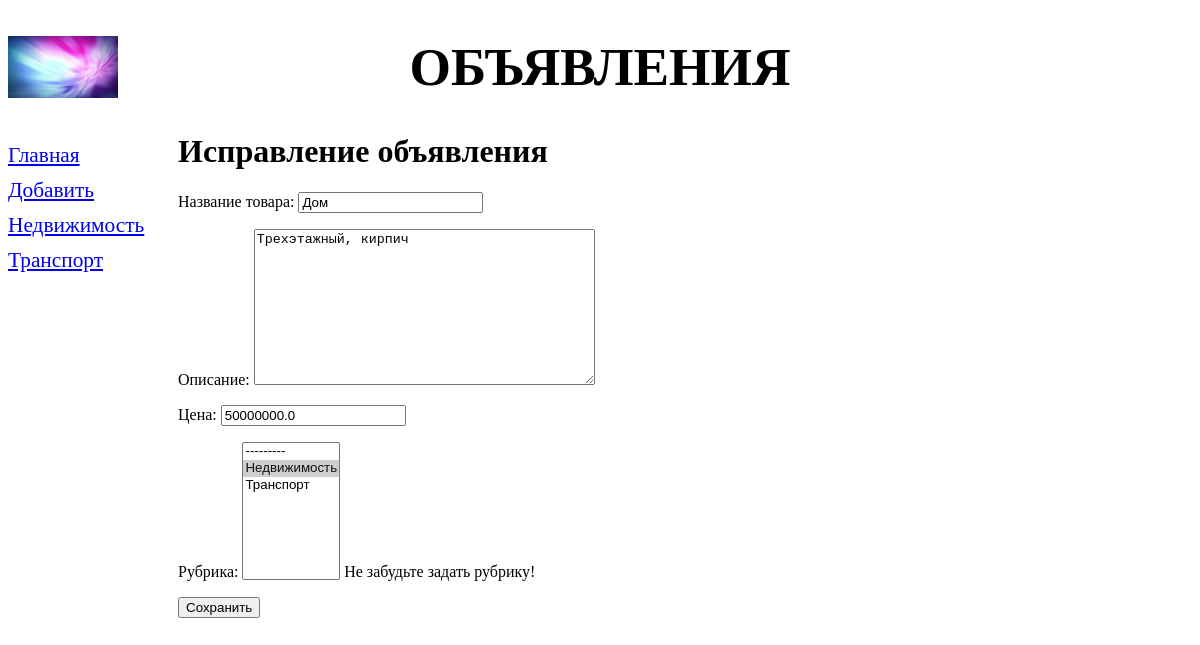
Page /bboard/edit/3/ on the earlier database version.
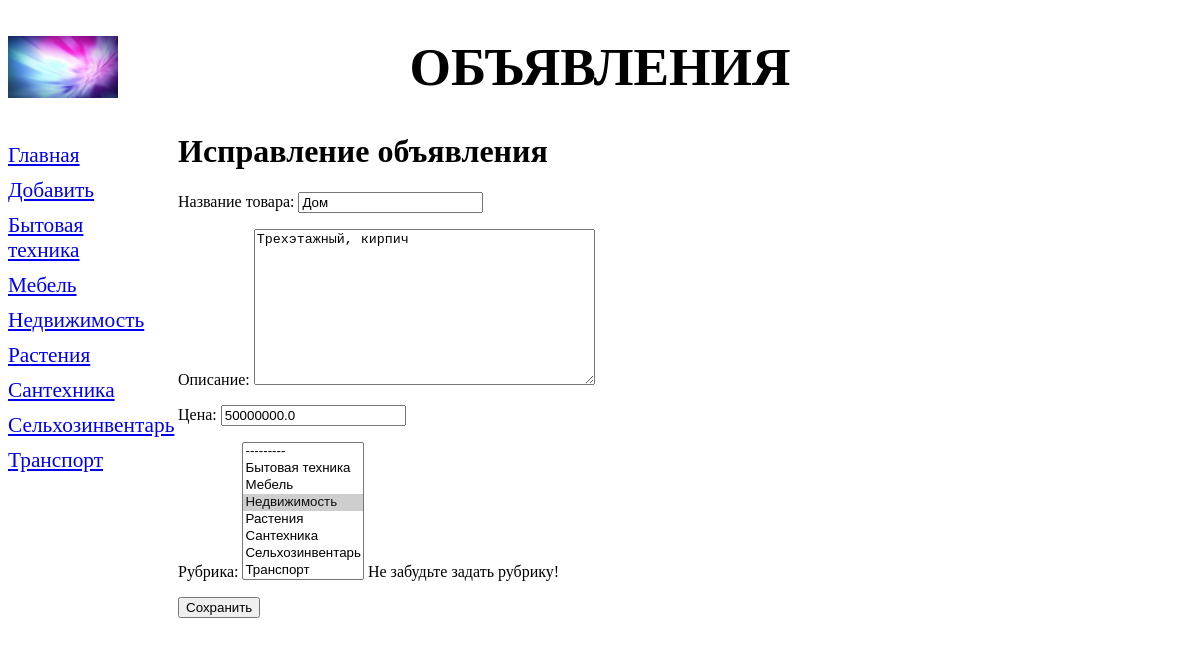
Same page on the later database version.
### bboard/models.py (models this page shows)
class Rubric(models.Model):
    name = models.CharField(max_length=20, db_index=True,verbose_name='Название')
    order = models.SmallIntegerField(default=0, db_index=True)
    def __str__(self):
        return self.name
    class Meta:
        verbose_name_plural='Рубрики'
        verbose_name='Рубрика'
        ordering=['order','name']

class Bb(models.Model):
    title = models.CharField(max_length=50, verbose_name='Товар')
    content = models.TextField(null=True, blank=True, verbose_name='Описание')
    price = models.FloatField(null=True, blank=True, verbose_name='Цена')
    published = models.DateTimeField(auto_now_add=True, db_index=True,
        verbose_name='Опубликовано')
    rubric = models.ForeignKey('Rubric', null=True, on_delete=models.PROTECT,
        verbose_name='Рубрика')
    class Meta:
        verbose_name_plural='Объявления'
        verbose_name='Объявление'
        ordering=['-published']

### bboard/views.py (the view)
# urls.py: path('edit/<int:pk>/', BbEditView.as_view(), name='edit'),
class BbEditView(UpdateView):
    model = Bb
    form_class = BbForm
    success_url = reverse_lazy('index')
    def get_context_data(self, *args, **kwargs):
        context = super().get_context_data(*args, **kwargs)
        context['rubrics'] = Rubric.objects.all()
        return context

### bboard/forms.py
class BbForm(forms.ModelForm):
    title = forms.CharField(label='Название товара')
    content = forms.CharField(label='Описание',
            widget=forms.widgets.Textarea())
    price = forms.DecimalField(label= 'Цена', decimal_places=2)
    rubric = forms.ModelChoiceField(queryset=Rubric.objects.all(),
            label='Рубрика', help_text='Не забудьте задать рубрику!',
            widget=forms.widgets.Select(attrs={'size':8}))
    class Meta:
        model = Bb
        fields=('title','content', 'price', 'rubric')

### bboard/templates/bboard/bb_form.html (shortened to what this page needs)
{% extends "layout/basic.html"%}
{% block content %}
<h1>Исправление объявления</h1>
<form method="POST">
    {{ form.as_p }}
    <input type="submit" value="Сохранить">
</form>
{% endblock %}

### bboard/templates/layout/basic.html (shortened to what this page needs)
{% load static %}
<!DOCTYPE html>
<html>
    <head>
        <link rel="stylesheet" type="text/css" href="{% static 'bboard/style.css' %}">
    </head>
    <body>
        <header>
            <h1>Объявления</h1>
        </header>
        <nav>
            <a href="{% url 'index' %}">Главная</a>
            <a href="{% url 'add' %}">Добавить</a>
            {% for rubric in rubrics %}
            <a href="{% url 'by_rubric' rubric.pk %}">{{ rubric.name }}</a>
            {% endfor %}
        </nav>
        <div class="a">
            {% block content %}
            {% endblock %}
        </div>
    </body>
</html>

Differences in the rows shown:
added Rubric: name "Бытовая техника"
added Rubric: name "Мебель"
added Rubric: name "Растения"
added Rubric: name "Сантехника"
added Rubric: name "Сельхозинвентарь"
computed for Bb "Дом": rubric "--------- / Недвижимость ☑ / Транспорт" → "--------- / Бытовая техника / Мебель / Недвижимость ☑ / Растения / Сантехника / Сельхозинвентарь / Транспорт"
